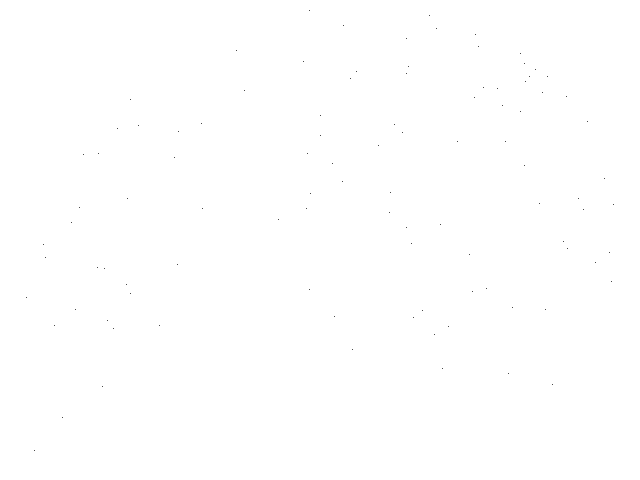
Frame 1 (no input)
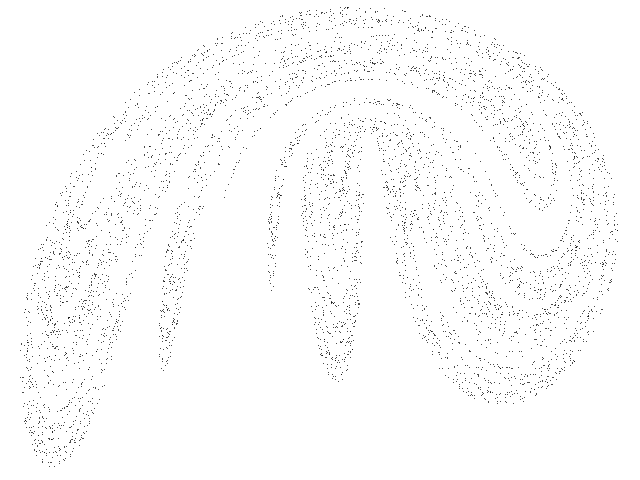
Frame 60 (the mouse pressed at the canvas centre just before this capture)
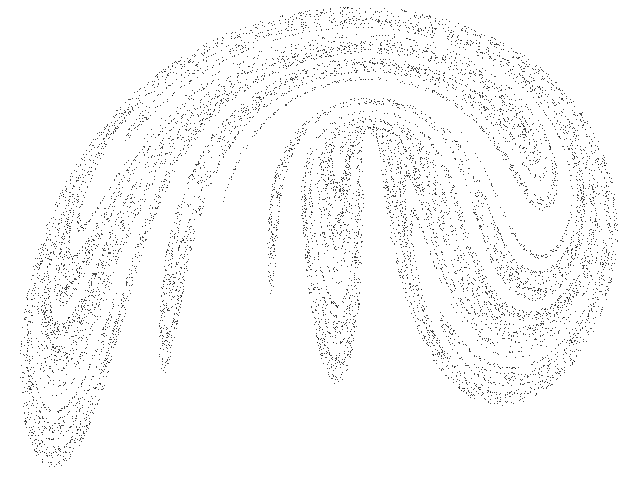
Frame 120 (the mouse held since frame 60 and released just before this capture)

The Processing sketch that drew these frames (run headless with seeded random() and noise(); from frame 60 on, the mouse is pressed at the canvas centre):

// Processing sketch: Swirl
// ── Swirl.pde
// Swirl chaotic map //


  float a = 0.24979627;
  float b = 0.9828144;
  float c = -0.9575567;
  float d = 0.71238464;
  float e = 0.9935667;
  float f = 0.16747284;

  float x;
  float y;
  
  
void setup() {
  
  size(640,480);
  background(255);
    
}


void draw() {
      
  for (int i=0;i<100;i++) {
    
    float tx = a*x + b*y + c;
    float ty = d*x + e*y + f;
    
    float a1 = atan2(tx, ty);
    float c1 = sin(a1);
    float c2 = cos(a1);
    
    x = c1*tx - c2*ty;
    y = c2*tx + c1*ty;

    point(370+(145*x), 140+(105*y));
        
  }

}
